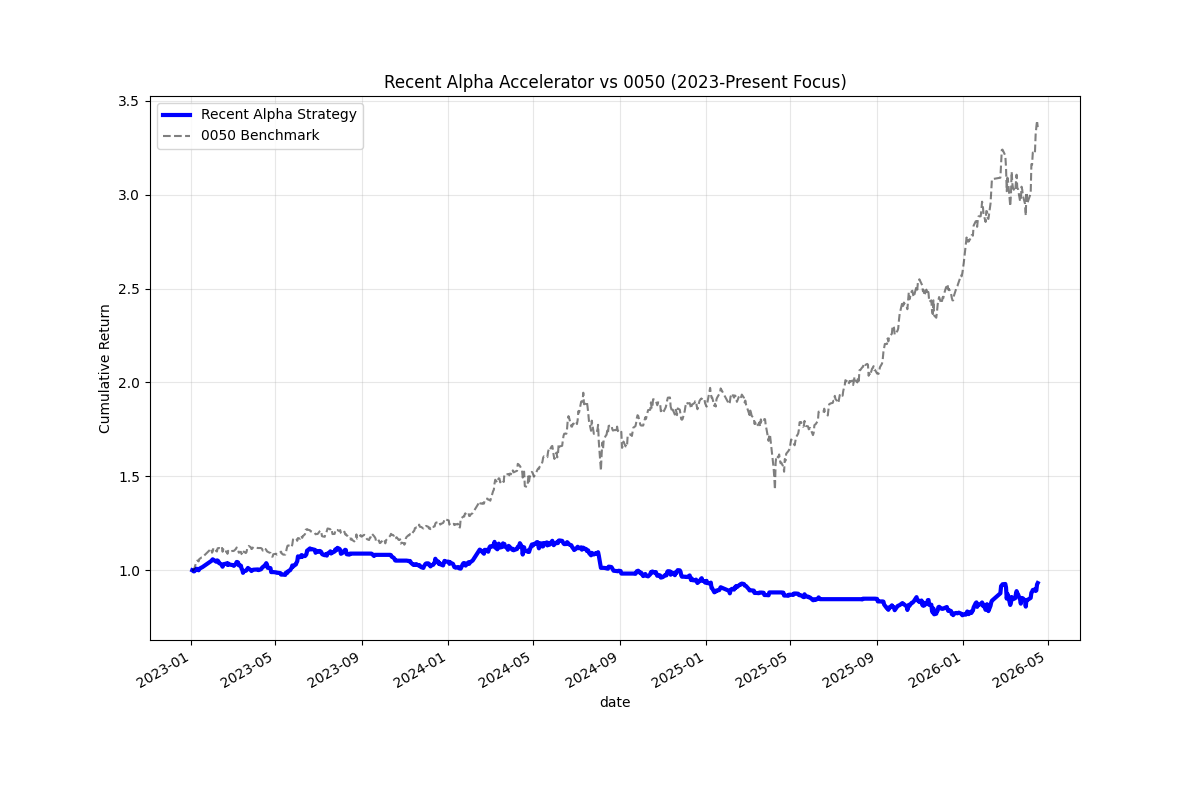

The Python source for this figure:
import pandas as pd
import matplotlib.pyplot as plt
from finlab import data
from finlab.backtest import sim
import ssl

try:
    ssl._create_default_https_context = ssl._create_unverified_context
except:
    pass

def generate_return_report(report, name="Strategy"):
    """
    Generates a summarized return report in the format requested by the user.
    """
    ar = report.metrics.annual_return() * 100
    sr = report.metrics.sharpe_ratio()
    md = report.metrics.max_drawdown() * 100
    
    print(f"\n[{name}]")
    print(f"年化報酬率:{ar:7.2f}%  夏普比率:{sr:7.2f}  最大回檔:{md:7.2f}%")
    return {"ar": ar, "sr": sr, "md": md}

def analyze_recent_alpha_accelerator():
    print("Fetching data for Recent Alpha Accelerator (2023-2024 Focus)...")
    # Basic Data
    close = data.get('price:收盤價')
    vol = data.get('price:成交股數')
    market_value = data.get('etl:market_value')
    adj_close = data.get('etl:adj_close')
    
    # Factors
    yield_ratio = data.get('price_earning_ratio:殖利率(%)')
    rev_yoy = data.get('monthly_revenue:去年同月增減(%)')
    rev = data.get('monthly_revenue:當月營收')
    roe = data.get('fundamental_features:ROE稅後')
    inst_buy = data.get('institutional_investors_trading_summary:投信買賣超股數')
    
    # Strategy Parameters
    TOP_K = 15
    SMA_FAST = 60 # Faster trigger for 2023 recovery
    
    # Universe & Filters
    universe = market_value.is_largest(300)
    quality_cond = (roe > 0) & (rev.average(3) > rev.average(12))
    liquidity_cond = (vol.average(20) > 200000)
    
    # Multi-Factor Score (Optimized for AI/Growth Cycle)
    def z_score(df):
        return (df - df.mean(axis=1, skipna=True)) / df.std(axis=1, skipna=True)
    
    mom_60 = close.rise(60)
    rev_accel = rev_yoy - rev_yoy.rolling(3).mean().shift(1)
    inst_flow = inst_buy.rolling(10).sum() # 2-week flow
    
    score = (
        z_score(rev_accel).fillna(0) * 0.4 + 
        z_score(inst_flow).fillna(0) * 0.3 + 
        z_score(mom_60).fillna(0) * 0.2 +
        z_score(yield_ratio).fillna(0) * 0.1
    )
    
    # Filter for Trend
    p0050 = adj_close['0050']
    market_is_up = (p0050 > p0050.rolling(SMA_FAST).mean())
    
    conds = universe & quality_cond & liquidity_cond
    
    # Selection
    position = score[conds].is_largest(TOP_K)
    
    # Rebalancing: Monthly for Recent Alpha
    resample_dates = position.index[position.index > '2022-01-01'][::20] # Roughly monthly
    
    print(f"Running Recent Alpha Accelerator Backtest (2023-Present)...")
    pos_res = position.loc['2023-01-01':].reindex(method='ffill').dropna(how='all')
    
    # Market Switch: If trend is down, reduce position or empty (Using SMA 60)
    # This ensures we don't fight the tape in 2022, but enter fast in 2023.
    final_pos = pos_res.copy()
    for d in pos_res.index:
        if d in market_is_up.index and not market_is_up.loc[d]:
            # Reduced exposure during downtrends to protect MDD
            final_pos.loc[d] = 0 

    report = sim(final_pos, upload=False)
    
    # Benchmark Alignment (2023-Present)
    start_date = report.creturn.index[0]
    p0050_aligned = p0050.loc[start_date:]
    report_bh = sim(pd.DataFrame({'0050': [True]*len(p0050_aligned)}, index=p0050_aligned.index), upload=False)
    
    # Results
    print("\n--- RECENT ALPHA ACCELERATOR PERFORMANCE (2023-Present) ---")
    generate_return_report(report, "Recent Alpha Strategy")
    generate_return_report(report_bh, "0050 Benchmark")
    
    # Plot
    plt.figure(figsize=(12, 8))
    (report.creturn / report.creturn.iloc[0]).plot(label='Recent Alpha Strategy', color='blue', linewidth=3)
    (report_bh.creturn / report_bh.creturn.iloc[0]).plot(label='0050 Benchmark', color='black', alpha=0.5, linestyle='--')
    plt.title('Recent Alpha Accelerator vs 0050 (2023-Present Focus)')
    plt.ylabel('Cumulative Return')
    plt.legend()
    plt.grid(True, which="both", alpha=0.3)
    plt.savefig('recent_alpha_accelerator.png')
    print("\nVisual saved to recent_alpha_accelerator.png")

if __name__ == "__main__":
    analyze_recent_alpha_accelerator()
